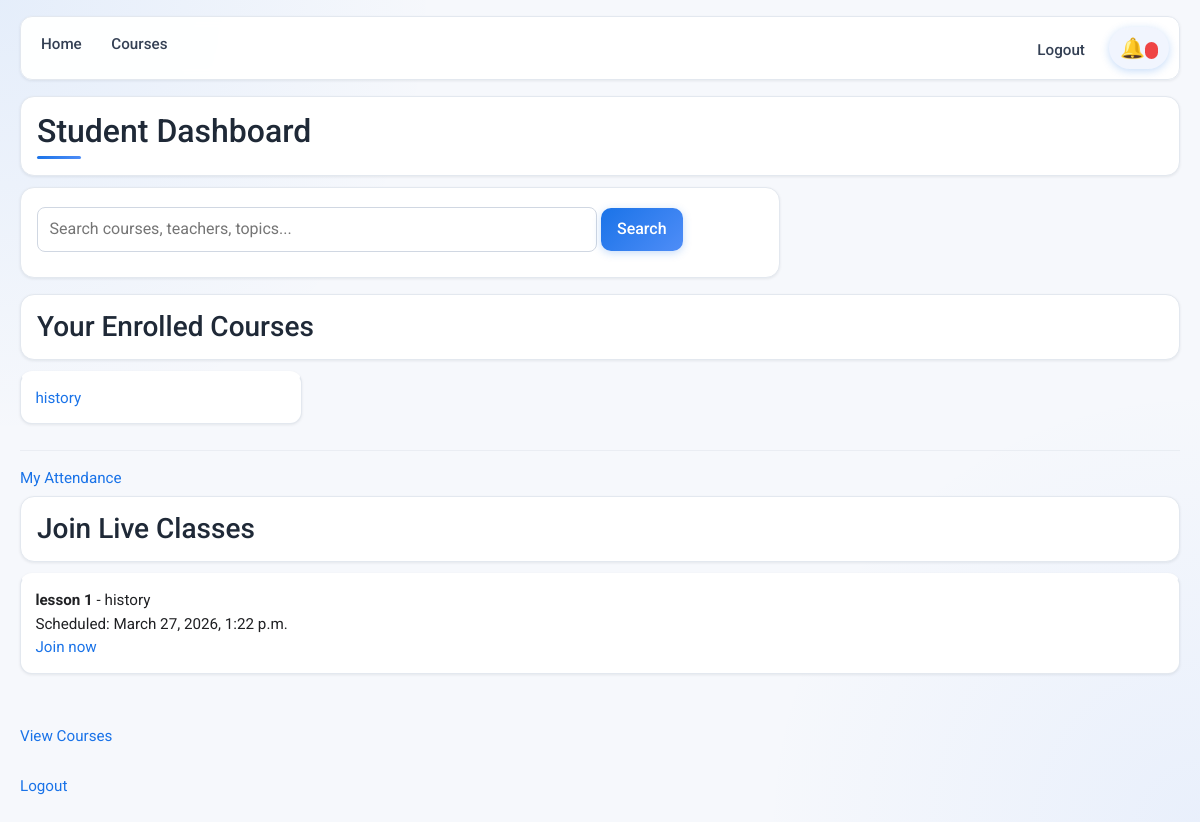
Page /student-dashboard/ (signed in) on the committed database.
### courses/models.py (models this page shows, shortened)
class Course(models.Model):
    title = models.CharField(max_length=200)
    description = models.TextField()
    course_code = models.CharField(max_length=20)
    created_by = models.ForeignKey(
        settings.AUTH_USER_MODEL,
        on_delete=models.CASCADE,
        limit_choices_to={'user_type': 'teacher'}
    )
    students = models.ManyToManyField(
        settings.AUTH_USER_MODEL,
        related_name='enrolled_courses',
        blank=True,
        limit_choices_to={'user_type': 'student'}
    )
    created_at = models.DateTimeField(auto_now_add=True)

class LiveClass(models.Model):
    course = models.ForeignKey(
        Course,
        on_delete=models.CASCADE,
        related_name="live_classes"
    )
    teacher = models.ForeignKey(
        settings.AUTH_USER_MODEL,
        on_delete=models.CASCADE,
        limit_choices_to={'user_type': 'teacher'}
    )
    title = models.CharField(max_length=200)
    scheduled_time = models.DateTimeField()
    room_name = models.CharField(max_length=200, unique=True, blank=True)

### users/views.py (the view)
# urls.py: path('student-dashboard/', views.student_dashboard, name='student_dashboard'),
@login_required
def student_dashboard(request):
    query = request.GET.get("q", "").strip()
    courses = request.user.enrolled_courses.all().order_by("title")
    courses = _apply_word_search(
        courses,
        query,
        ["title", "description", "course_code", "created_by__username"],
    )
    live_classes = list(
        LiveClass.objects.filter(course__in=courses)
        .select_related("course", "teacher")
        .order_by("scheduled_time")
    )
    now = timezone.now()
    for live_class in live_classes:
        live_class.can_join_now = now >= live_class.scheduled_time
        live_class.local_scheduled_time = localtime(live_class.scheduled_time)
    suggestions = _build_suggestions(courses, live_classes)
    return render(
        request,
        'student_dashboard.html',
        {
            'courses': courses,
            'live_classes': live_classes,
            'search_query': query,
            'search_suggestions': suggestions,
            'now': localtime(now),
        },
    )

### users/views.py (called while the page is built, shortened)
def _apply_word_search(queryset, query, fields):
    if not query:
        return queryset

def _build_suggestions(courses, live_classes):
    suggestion_pool = []
    for course in courses:
        suggestion_pool.extend((course.title or "").split())
        suggestion_pool.extend((course.description or "").split())
        suggestion_pool.append(course.course_code or "")
    for live_class in live_classes:
        suggestion_pool.extend((live_class.title or "").split())
    suggestions = []
    seen = set()
    for token in suggestion_pool:
        cleaned = token.strip(".,!?()[]{}\"'").lower()
        if len(cleaned) < 2 or cleaned in seen:
            continue
        seen.add(cleaned)
        suggestions.append(cleaned)
    return sorted(suggestions)[:200]

### templates/student_dashboard.html (shortened to what this page needs)
{% extends "base.html" %}
{% block content %}
<h2>Student Dashboard</h2>
<form method="GET" style="margin-bottom: 16px;">
  <input
    type="text"
    name="q"
    value="{{ search_query }}"
    list="student-search-suggestions"
    placeholder="Search courses, teachers, topics..."
    style="min-width: 320px;"
  />
  <button type="submit">Search</button>
</form>
<h3>Your Enrolled Courses</h3>
{% if courses %}
<ul>
  {% for course in courses %}
  <li>
    <a href="{% url 'course_detail' course.id %}">{{ course.title }}</a>
  </li>
  {% endfor %}
</ul>
{% else %}
<p>You have not enrolled in any courses yet.</p>
{% endif %}
<hr />
<a href="{% url 'overall_attendance' %}">My Attendance</a>
<h3>Join Live Classes</h3>
{% if live_classes %}
<ul>
  {% for live_class in live_classes %}
    <li>
      <strong>{{ live_class.title }}</strong> - {{ live_class.course.title }}<br />
      Scheduled: {{ live_class.scheduled_time|date:"F j, Y, g:i a" }}<br />
      {% if live_class.can_join_now %}
        <a href="{% url 'join_live_class' live_class.id %}">Join now</a>
      {% else %}
        <span style="color: #777;">Not started yet</span>
      {% endif %}
    </li>
    <br />
  {% endfor %}
</ul>
{% else %}
<p>No live classes scheduled for your enrolled courses.</p>
{% endif %}
<a href="{% url 'course_list' %}">View Courses</a>
<br><br>
<a href="{% url 'logout' %}">Logout</a>
{% endblock %}

### users/static/css/theme.css (style rules this page uses)
:root { --app-bg: #f6f8fc; --app-card: #ffffff; --app-text: #202124; --app-muted: #5f6368; --app-border: #e3e8ef; --app-primary: #1a73e8; --app-primary-dark: #185abc; --app-shadow-soft: 0 1px 3px rgba(15, 23, 42, 0.08); --app-shadow-hover: 0 10px 20px rgba(30, 64, 175, 0.12); --app-radius: 14px; --app-gradient: linear-gradient(135deg, #1a73e8 0%, #4f8df7 100%); }
body { background: radial-gradient(circle at 0% 0%, rgba(26, 115, 232, 0.08), transparent 30%), radial-gradient(circle at 100% 100%, rgba(79, 141, 247, 0.08), transparent 30%), var(--app-bg); color: var(--app-text); font-family: "Roboto", "Segoe UI", Tahoma, Geneva, Verdana, sans-serif; margin: 0; padding: 16px 20px 28px; line-height: 1.55; animation: fadeSlideIn 0.35s ease-out; }
h1, h2, h3, h4 { color: #1f2937; margin-bottom: 0.7rem; font-weight: 500; position: relative; }
p, li, label, a, span, strong { font-size: 0.95rem; }
a { color: var(--app-primary); text-decoration: none; transition: color 0.18s ease; }
hr { border-color: var(--app-border); margin: 0.95rem 0; opacity: 0.65; }
form { background: var(--app-card); border: 1px solid var(--app-border); border-radius: var(--app-radius); box-shadow: var(--app-shadow-soft); padding: 1rem 1.05rem; margin-bottom: 1rem; max-width: 760px; transition: transform 0.25s ease, box-shadow 0.25s ease, border-color 0.25s ease; }
h2 { padding-bottom: 0.35rem; }
h2::after { content: ""; display: block; width: 44px; height: 3px; border-radius: 999px; margin-top: 0.35rem; background: var(--app-gradient); }
input[type="text"], input[type="password"], input[type="datetime-local"], input[type="file"], textarea, select { width: 100%; max-width: 560px; padding: 0.58rem 0.72rem; border: 1px solid #d0d7e2; border-radius: 8px; background: #fff; margin-top: 0.25rem; margin-bottom: 0.58rem; transition: border-color 0.2s ease, box-shadow 0.2s ease, transform 0.2s ease; }
button, input[type="submit"] { background: var(--app-gradient); color: #fff; border: none; border-radius: 10px; padding: 0.55rem 1rem; cursor: pointer; font-weight: 500; box-shadow: 0 2px 8px rgba(26, 115, 232, 0.25); transition: transform 0.22s ease, box-shadow 0.22s ease, background-color 0.22s ease, filter 0.22s ease; position: relative; overflow: hidden; }
ul { padding-left: 0; list-style: none; margin-bottom: 1rem; }
li { margin-bottom: 0.6rem; }
ul > li { background: var(--app-card); border: 1px solid var(--app-border); border-radius: 12px; padding: 0.8rem 0.9rem; box-shadow: var(--app-shadow-soft); transition: transform 0.22s ease, box-shadow 0.24s ease, border-color 0.22s ease, background-color 0.22s ease; border-top: 3px solid transparent; }
body > h1, body > h2, body > h3, body > h4, body > p, body > div, body > form, body > table { background: var(--app-card); border: 1px solid var(--app-border); border-radius: var(--app-radius); padding: 0.95rem 1rem; box-shadow: var(--app-shadow-soft); }
body > h1, body > h2, body > h3, body > h4 { margin-top: 0.35rem; }
h2 + form + h3 + ul, h2 + h3 + ul, h1 + hr + h2 + ul { display: grid; gap: 0.7rem; grid-template-columns: repeat(auto-fill, minmax(240px, 1fr)); }

### rows in the picture
Course: title "history"
LiveClass: title "lesson 1", course "history", scheduled_time "March 27, 2026, 1:22 p.m.", shows "Join now"
